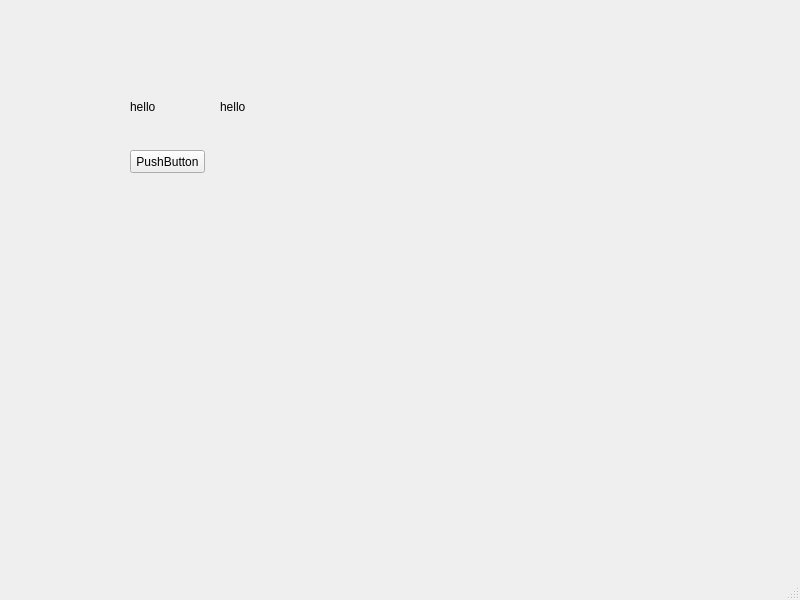
<?xml version="1.0" encoding="UTF-8"?>
<ui version="4.0">
 <class>MainWindow</class>
 <widget class="QMainWindow" name="MainWindow">
  <property name="geometry">
   <rect>
    <x>0</x>
    <y>0</y>
    <width>800</width>
    <height>600</height>
   </rect>
  </property>
  <property name="windowTitle">
   <string>MainWindow</string>
  </property>
  <widget class="QWidget" name="centralwidget">
   <widget class="QLabel" name="label_a">
    <property name="geometry">
     <rect>
      <x>130</x>
      <y>100</y>
      <width>47</width>
      <height>13</height>
     </rect>
    </property>
    <property name="text">
     <string>hello</string>
    </property>
   </widget>
   <widget class="QLabel" name="label_b">
    <property name="geometry">
     <rect>
      <x>220</x>
      <y>100</y>
      <width>47</width>
      <height>13</height>
     </rect>
    </property>
    <property name="text">
     <string>hello</string>
    </property>
   </widget>
   <widget class="QPushButton" name="pushButton">
    <property name="geometry">
     <rect>
      <x>130</x>
      <y>150</y>
      <width>75</width>
      <height>23</height>
     </rect>
    </property>
    <property name="text">
     <string>PushButton</string>
    </property>
   </widget>
  </widget>
  <widget class="QMenuBar" name="menubar">
   <property name="geometry">
    <rect>
     <x>0</x>
     <y>0</y>
     <width>800</width>
     <height>21</height>
    </rect>
   </property>
  </widget>
  <widget class="QStatusBar" name="statusbar"/>
 </widget>
 <resources/>
 <connections/>
</ui>
